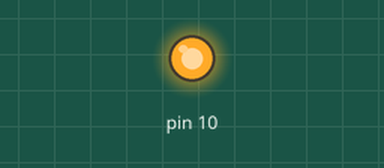
The sketch below on a simulated Arduino Uno, built with avr-gcc and run on an emulated ATmega328P. On the bench: output pins drawn as LEDs (lit = HIGH).

Above: at 5.0 s.
At 10.5 s:
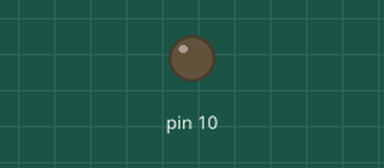
Timing chart, 0 to 14.3 s (numbered marks = the images above):
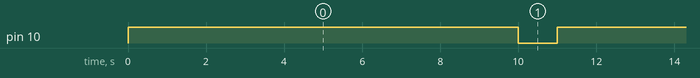

Measured:
- by itself, pin 10: alternates HIGH for 10.0 s and LOW for 1.0 s

The sketch:

Blink_Test.ino
```cpp
void setup()
{

  pinMode(10, OUTPUT);
}


void loop()
{
  digitalWrite(10, HIGH);   // turn the LED on (HIGH is the voltage level)
  delay(10000);
                       // wait for a second
  digitalWrite(10, LOW);    // turn the LED off by making the voltage LOW
  delay(1000);                      // wait for a second
}
```
